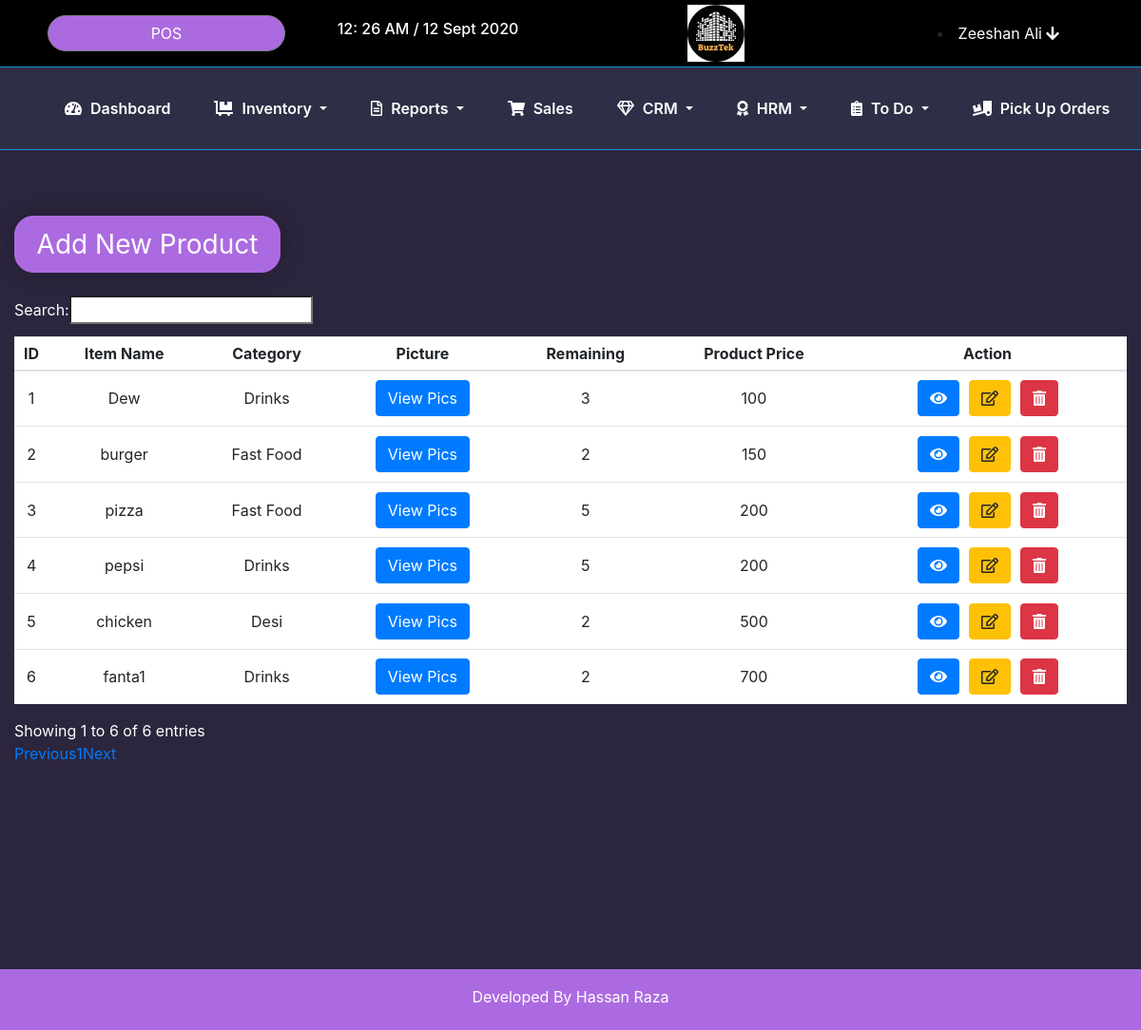
Page /zeeproject/inventory/inventory.php on the committed database.
### tables this page shows
CREATE TABLE `category` (
  `id` int(11) NOT NULL,
  `cat_name` varchar(255) NOT NULL
);

CREATE TABLE `add_product` (
  `id` int(11) NOT NULL,
  `name` varchar(255) NOT NULL,
  `barcode` varchar(255) DEFAULT NULL,
  `affect` varchar(255) NOT NULL COMMENT '1 for yes 0 for no',
  `cat_id` int(255) NOT NULL,
  `unit` varchar(255) NOT NULL,
  `qty` int(255) NOT NULL,
  `remiaing_qty` varchar(255) DEFAULT NULL,
  `alert_stock` int(255) NOT NULL,
  `product_cost` int(255) NOT NULL,
  `sale_price` int(255) NOT NULL,
  `description` varchar(255) DEFAULT NULL,
  `product_place` varchar(255) DEFAULT NULL,
  `warehouse_num` varchar(255) DEFAULT NULL,
  `pur_place` varchar(255) DEFAULT NULL,
  `main_pic` varchar(255) DEFAULT NULL
);

### zeeproject/inventory/inventory.php (the view, shortened to what this page needs)
<!DOCTYPE html>
<html>
<head>
</head>
<body>
	<?php include '../header.php';?>
<div style="padding: 15px">
	<a href="/zeeproject/inventory/add_product.php"><button class="btn formbtn">Add New Product</button></a><br><br>
	<table style="padding: 50px; margin-top: 5px" class="table text-center" id="datatable">
        <thead>
		<tr class="headrow" style="margin-bottom: 5px">
			<th>ID</th>
			<th>Item Name</th>
			<th>Category</th>
			<th>Picture</th>
			<th>Remaining</th>
			<th>Product Price</th>
			<th>Action</th>
		</tr>
        </thead>
        <tbody>
        <?php
        $sql="select * from category c,add_product p where p.cat_id=c.id";
        $data=mysqli_query($conn,$sql);
        if(mysqli_num_rows($data)>0){
            $count=1;
        while($row=mysqli_fetch_assoc($data)){
            $p_id=$row['id'];
            $p_name=$row['name'];
            $c_name=$row['cat_name'];
            $p_qty=$row['qty'];
            $p_price=$row['sale_price'];
            echo'<tr><td>'.$count.'</td>';
            echo'<td>'.$p_name.'</td>';
            echo'<td>'.$c_name.'</td>';
            echo'<td><button class="btn btn-primary" data-toggle="modal" data-target="#myModal" onclick="getimage('.$p_id.')">View Pics</button></td>';
            echo'<td>'.$p_qty.'</td>';
            echo'<td>'.$p_price.'</td>';
            echo'<td>
                <a href="/zeeproject/Inventory/view_product.php?product_id='.$p_id.'"><button class="btn btn-primary formbtn2"><i class="fas fa-eye"></i></button></a>';
            echo'<a href="/zeeproject/Inventory/edit_product.php?product_id='.$p_id.'"><button class="btn btn-warning formbtn2"><i class="far fa-edit"></i></button></a>';
			echo'<button class="btn btn-danger formbtn2" onclick="deleterow('.$p_id.')"><i class="fas fa-trash-alt"></i></button></td></tr>';
            $count++;
        }
        }
        ?>
        </tbody>
    </table>
</div>
</body>
</html>

### zeeproject/css/stylesheet.css (style rules this page uses)
body { background-color: #2b253d!important; }
.bg-purple { background-color: #ac6ae0; border-style: solid; border-color: #ac6ae0; }
.table td, .table th { padding: .30rem!important; vertical-align: top; border-top: 1px solid #dee2e6; }
.formbtn { background-color: #ac6ae0; border-radius: 20px; border-style: solid; box-shadow: 0 0px 26px -6px rgba(0, 0, 0, 0.38); border-color: #ac6ae0; width: 280px; height: 60px; color: white; font-size: 28px; }
.formbtn2 { margin: 5px; }

### zeeproject/inventory/inventory.php (style rules this page uses)
.table { background-color: white!important; padding: 20px!important; }
.table > tbody > tr > td { vertical-align: middle; }

### zeeproject/header.php (style rules this page uses)
.headrow { margin-bottom: 50px; }

### rows in the picture
category: add_product.name "Dew", cat_name "Drinks", add_product.qty "3", add_product.sale_price "100", add_product.name "pepsi", add_product.qty "5", add_product.sale_price "200", add_product.name "fanta1", add_product.qty "2", add_product.sale_price "700"
category: add_product.name "burger", cat_name "Fast Food", add_product.qty "2", add_product.sale_price "150", add_product.name "pizza", add_product.qty "5", add_product.sale_price "200"
category: add_product.name "chicken", cat_name "Desi", add_product.qty "2", add_product.sale_price "500"
